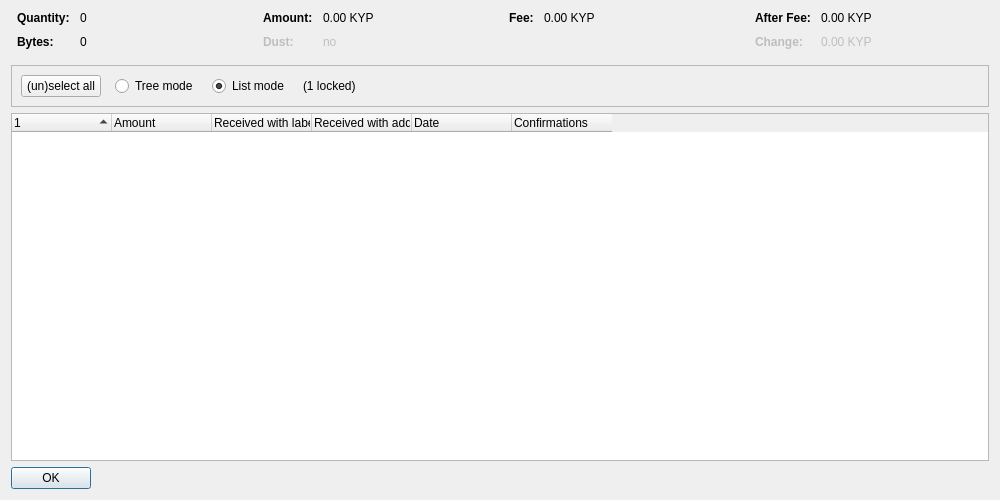
<?xml version="1.0" encoding="UTF-8"?>
<ui version="4.0">
 <class>CoinControlDialog</class>
 <widget class="QDialog" name="CoinControlDialog">
  <property name="geometry">
   <rect>
    <x>0</x>
    <y>0</y>
    <width>1000</width>
    <height>500</height>
   </rect>
  </property>
  <property name="windowTitle">
   <string>Coin Selection</string>
  </property>
  <layout class="QVBoxLayout" name="verticalLayout">
   <item>
    <layout class="QHBoxLayout" name="horizontalLayoutTop" stretch="0,0,0,0">
     <property name="topMargin">
      <number>0</number>
     </property>
     <property name="bottomMargin">
      <number>10</number>
     </property>
     <item>
      <layout class="QFormLayout" name="formLayoutCoinControl1">
       <property name="horizontalSpacing">
        <number>10</number>
       </property>
       <property name="verticalSpacing">
        <number>10</number>
       </property>
       <property name="leftMargin">
        <number>6</number>
       </property>
       <property name="rightMargin">
        <number>6</number>
       </property>
       <item row="0" column="0">
        <widget class="QLabel" name="labelCoinControlQuantityText">
         <property name="font">
          <font>
           <weight>75</weight>
           <bold>true</bold>
          </font>
         </property>
         <property name="text">
          <string>Quantity:</string>
         </property>
        </widget>
       </item>
       <item row="0" column="1">
        <widget class="QLabel" name="labelCoinControlQuantity">
         <property name="cursor">
          <cursorShape>IBeamCursor</cursorShape>
         </property>
         <property name="contextMenuPolicy">
          <enum>Qt::ActionsContextMenu</enum>
         </property>
         <property name="text">
          <string notr="true">0</string>
         </property>
         <property name="textInteractionFlags">
          <set>Qt::LinksAccessibleByMouse|Qt::TextSelectableByKeyboard|Qt::TextSelectableByMouse</set>
         </property>
        </widget>
       </item>
       <item row="1" column="0">
        <widget class="QLabel" name="labelCoinControlBytesText">
         <property name="font">
          <font>
           <weight>75</weight>
           <bold>true</bold>
          </font>
         </property>
         <property name="text">
          <string>Bytes:</string>
         </property>
        </widget>
       </item>
       <item row="1" column="1">
        <widget class="QLabel" name="labelCoinControlBytes">
         <property name="cursor">
          <cursorShape>IBeamCursor</cursorShape>
         </property>
         <property name="contextMenuPolicy">
          <enum>Qt::ActionsContextMenu</enum>
         </property>
         <property name="text">
          <string notr="true">0</string>
         </property>
         <property name="textInteractionFlags">
          <set>Qt::LinksAccessibleByMouse|Qt::TextSelectableByKeyboard|Qt::TextSelectableByMouse</set>
         </property>
        </widget>
       </item>
      </layout>
     </item>
     <item>
      <layout class="QFormLayout" name="formLayoutCoinControl2">
       <property name="horizontalSpacing">
        <number>10</number>
       </property>
       <property name="verticalSpacing">
        <number>10</number>
       </property>
       <property name="leftMargin">
        <number>6</number>
       </property>
       <property name="rightMargin">
        <number>6</number>
       </property>
       <item row="0" column="0">
        <widget class="QLabel" name="labelCoinControlAmountText">
         <property name="font">
          <font>
           <weight>75</weight>
           <bold>true</bold>
          </font>
         </property>
         <property name="text">
          <string>Amount:</string>
         </property>
        </widget>
       </item>
       <item row="0" column="1">
        <widget class="QLabel" name="labelCoinControlAmount">
         <property name="cursor">
          <cursorShape>IBeamCursor</cursorShape>
         </property>
         <property name="contextMenuPolicy">
          <enum>Qt::ActionsContextMenu</enum>
         </property>
         <property name="text">
          <string notr="true">0.00 KYP</string>
         </property>
         <property name="textInteractionFlags">
          <set>Qt::LinksAccessibleByMouse|Qt::TextSelectableByKeyboard|Qt::TextSelectableByMouse</set>
         </property>
        </widget>
       </item>
       <item row="1" column="0">
        <widget class="QLabel" name="labelCoinControlLowOutputText">
         <property name="enabled">
          <bool>false</bool>
         </property>
         <property name="font">
          <font>
           <weight>75</weight>
           <bold>true</bold>
          </font>
         </property>
         <property name="text">
          <string>Dust:</string>
         </property>
        </widget>
       </item>
       <item row="1" column="1">
        <widget class="QLabel" name="labelCoinControlLowOutput">
         <property name="enabled">
          <bool>false</bool>
         </property>
         <property name="cursor">
          <cursorShape>IBeamCursor</cursorShape>
         </property>
         <property name="contextMenuPolicy">
          <enum>Qt::ActionsContextMenu</enum>
         </property>
         <property name="text">
          <string notr="true">no</string>
         </property>
         <property name="textInteractionFlags">
          <set>Qt::LinksAccessibleByMouse|Qt::TextSelectableByKeyboard|Qt::TextSelectableByMouse</set>
         </property>
        </widget>
       </item>
      </layout>
     </item>
     <item>
      <layout class="QFormLayout" name="formLayoutCoinControl3">
       <property name="horizontalSpacing">
        <number>10</number>
       </property>
       <property name="verticalSpacing">
        <number>10</number>
       </property>
       <property name="leftMargin">
        <number>6</number>
       </property>
       <property name="rightMargin">
        <number>6</number>
       </property>
       <item row="0" column="0">
        <widget class="QLabel" name="labelCoinControlFeeText">
         <property name="font">
          <font>
           <weight>75</weight>
           <bold>true</bold>
          </font>
         </property>
         <property name="text">
          <string>Fee:</string>
         </property>
        </widget>
       </item>
       <item row="0" column="1">
        <widget class="QLabel" name="labelCoinControlFee">
         <property name="cursor">
          <cursorShape>IBeamCursor</cursorShape>
         </property>
         <property name="contextMenuPolicy">
          <enum>Qt::ActionsContextMenu</enum>
         </property>
         <property name="text">
          <string notr="true">0.00 KYP</string>
         </property>
         <property name="textInteractionFlags">
          <set>Qt::LinksAccessibleByMouse|Qt::TextSelectableByKeyboard|Qt::TextSelectableByMouse</set>
         </property>
        </widget>
       </item>
      </layout>
     </item>
     <item>
      <layout class="QFormLayout" name="formLayoutCoinControl4">
       <property name="horizontalSpacing">
        <number>10</number>
       </property>
       <property name="verticalSpacing">
        <number>10</number>
       </property>
       <property name="leftMargin">
        <number>6</number>
       </property>
       <property name="rightMargin">
        <number>6</number>
       </property>
       <item row="0" column="0">
        <widget class="QLabel" name="labelCoinControlAfterFeeText">
         <property name="font">
          <font>
           <weight>75</weight>
           <bold>true</bold>
          </font>
         </property>
         <property name="text">
          <string>After Fee:</string>
         </property>
        </widget>
       </item>
       <item row="0" column="1">
        <widget class="QLabel" name="labelCoinControlAfterFee">
         <property name="cursor">
          <cursorShape>IBeamCursor</cursorShape>
         </property>
         <property name="contextMenuPolicy">
          <enum>Qt::ActionsContextMenu</enum>
         </property>
         <property name="text">
          <string notr="true">0.00 KYP</string>
         </property>
         <property name="textInteractionFlags">
          <set>Qt::LinksAccessibleByMouse|Qt::TextSelectableByKeyboard|Qt::TextSelectableByMouse</set>
         </property>
        </widget>
       </item>
       <item row="1" column="0">
        <widget class="QLabel" name="labelCoinControlChangeText">
         <property name="enabled">
          <bool>false</bool>
         </property>
         <property name="font">
          <font>
           <weight>75</weight>
           <bold>true</bold>
          </font>
         </property>
         <property name="text">
          <string>Change:</string>
         </property>
        </widget>
       </item>
       <item row="1" column="1">
        <widget class="QLabel" name="labelCoinControlChange">
         <property name="enabled">
          <bool>false</bool>
         </property>
         <property name="cursor">
          <cursorShape>IBeamCursor</cursorShape>
         </property>
         <property name="contextMenuPolicy">
          <enum>Qt::ActionsContextMenu</enum>
         </property>
         <property name="text">
          <string notr="true">0.00 KYP</string>
         </property>
         <property name="textInteractionFlags">
          <set>Qt::LinksAccessibleByMouse|Qt::TextSelectableByKeyboard|Qt::TextSelectableByMouse</set>
         </property>
        </widget>
       </item>
      </layout>
     </item>
    </layout>
   </item>
   <item>
    <widget class="QFrame" name="frame">
     <property name="minimumSize">
      <size>
       <width>0</width>
       <height>40</height>
      </size>
     </property>
     <property name="frameShape">
      <enum>QFrame::StyledPanel</enum>
     </property>
     <property name="frameShadow">
      <enum>QFrame::Sunken</enum>
     </property>
     <layout class="QHBoxLayout" name="horizontalLayout">
      <item>
       <layout class="QHBoxLayout" name="horizontalLayoutPanel" stretch="0,0,0,0,0">
        <property name="spacing">
         <number>14</number>
        </property>
        <item>
         <widget class="QPushButton" name="pushButtonSelectAll">
          <property name="sizePolicy">
           <sizepolicy hsizetype="Maximum" vsizetype="Fixed">
            <horstretch>0</horstretch>
            <verstretch>0</verstretch>
           </sizepolicy>
          </property>
          <property name="text">
           <string>(un)select all</string>
          </property>
          <property name="autoDefault">
           <bool>false</bool>
          </property>
         </widget>
        </item>
        <item>
         <widget class="QRadioButton" name="radioTreeMode">
          <property name="sizePolicy">
           <sizepolicy hsizetype="Maximum" vsizetype="Fixed">
            <horstretch>0</horstretch>
            <verstretch>0</verstretch>
           </sizepolicy>
          </property>
          <property name="text">
           <string>Tree mode</string>
          </property>
         </widget>
        </item>
        <item>
         <widget class="QRadioButton" name="radioListMode">
          <property name="sizePolicy">
           <sizepolicy hsizetype="Maximum" vsizetype="Fixed">
            <horstretch>0</horstretch>
            <verstretch>0</verstretch>
           </sizepolicy>
          </property>
          <property name="text">
           <string>List mode</string>
          </property>
          <property name="checked">
           <bool>true</bool>
          </property>
         </widget>
        </item>
        <item>
         <widget class="QLabel" name="labelLocked">
          <property name="text">
           <string notr="true">(1 locked)</string>
          </property>
         </widget>
        </item>
        <item>
         <spacer name="horizontalSpacer">
          <property name="orientation">
           <enum>Qt::Horizontal</enum>
          </property>
          <property name="sizeHint" stdset="0">
           <size>
            <width>40</width>
            <height>20</height>
           </size>
          </property>
         </spacer>
        </item>
       </layout>
      </item>
     </layout>
    </widget>
   </item>
   <item>
    <widget class="CoinControlTreeWidget" name="treeWidget">
     <property name="contextMenuPolicy">
      <enum>Qt::CustomContextMenu</enum>
     </property>
     <property name="sortingEnabled">
      <bool>false</bool>
     </property>
     <property name="columnCount">
      <number>6</number>
     </property>
     <attribute name="headerShowSortIndicator" stdset="0">
      <bool>true</bool>
     </attribute>
     <attribute name="headerStretchLastSection">
      <bool>false</bool>
     </attribute>
     <column>
      <property name="text">
       <string/>
      </property>
     </column>
     <column>
      <property name="text">
       <string>Amount</string>
      </property>
     </column>
     <column>
      <property name="text">
       <string>Received with label</string>
      </property>
     </column>
     <column>
      <property name="text">
       <string>Received with address</string>
      </property>
     </column>
     <column>
      <property name="text">
       <string>Date</string>
      </property>
     </column>
     <column>
      <property name="text">
       <string>Confirmations</string>
      </property>
      <property name="toolTip">
       <string>Confirmed</string>
      </property>
     </column>
     <column>
      <property name="text">
       <string/>
      </property>
     </column>
     <column>
      <property name="text">
       <string/>
      </property>
     </column>
     <column>
      <property name="text">
       <string/>
      </property>
     </column>
     <column>
      <property name="text">
       <string/>
      </property>
     </column>
    </widget>
   </item>
   <item>
    <widget class="QDialogButtonBox" name="buttonBox">
     <property name="sizePolicy">
      <sizepolicy hsizetype="Maximum" vsizetype="Fixed">
       <horstretch>0</horstretch>
       <verstretch>0</verstretch>
      </sizepolicy>
     </property>
     <property name="orientation">
      <enum>Qt::Horizontal</enum>
     </property>
     <property name="standardButtons">
      <set>QDialogButtonBox::Ok</set>
     </property>
    </widget>
   </item>
  </layout>
 </widget>
 <customwidgets>
  <customwidget>
   <class>CoinControlTreeWidget</class>
   <extends>QTreeWidget</extends>
   <header>qt/coincontroltreewidget.h</header>
  </customwidget>
 </customwidgets>
 <resources/>
 <connections/>
</ui>
